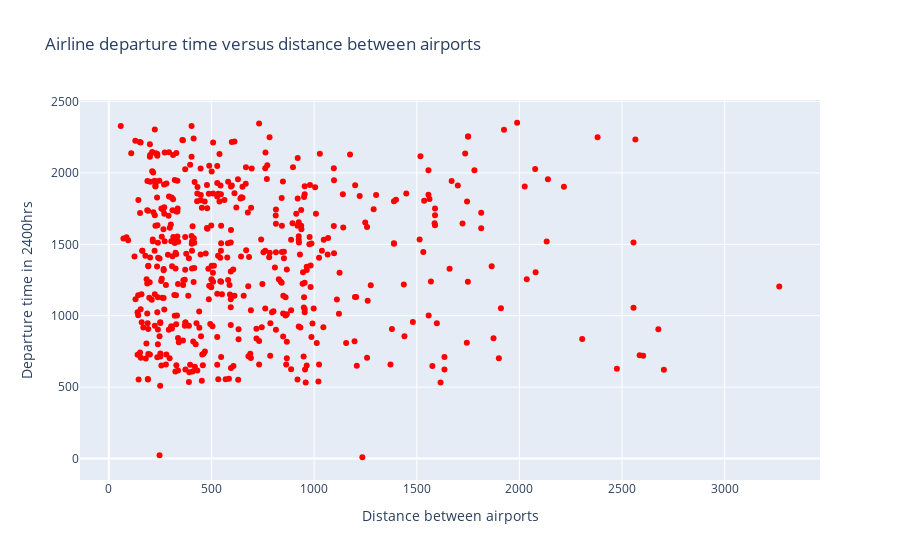

Here is the notebook cell this chart was saved with:
### Markdown cell above
#### Scatterplot

### Code cell
import plotly.graph_objects as go #we shall use this interface compared to express interface for our purpose here

fig = go.Figure()
fig #first we create an empty figure using the go function

# Let's develop a scatterplot that records distance versus departure time of airplanes
fig.add_trace(go.Scatter(x = airline_sample["Distance"], y = airline_sample["DepTime"], mode = "markers", marker = dict(color = "red"))) # mode determines the kind of plot
                                                                                                                    # we are preparing. markers denote scatters
fig.update_layout(title = "Airline departure time versus distance between airports", xaxis_title = "Distance between airports", yaxis_title = "Departure time in 2400hrs")
fig.show()
#remember to check the interactivity of the plot

### Figure 1 — Plotly figure (JSON) as saved in the notebook; plotly's stock layout.template omitted (floating-point values rounded to 4 significant figures; data arrays with more than 128 entries replaced by an {"elided": "..."} marker saying what was removed)
{"data": [{"marker": {"color": "red"}, "mode": "markers", "type": "scatter", "x": {"elided": "500 float values"}, "y": {"elided": "500 float values"}}], "layout": {"autosize": true, "title": {"text": "Airline departure time versus distance between airports"}, "xaxis": {"autorange": true, "range": [-130.5, 3454.0], "title": {"text": "Distance between airports"}, "type": "linear"}, "yaxis": {"autorange": true, "range": [-184.3, 2544.0], "title": {"text": "Departure time in 2400hrs"}, "type": "linear"}}}
